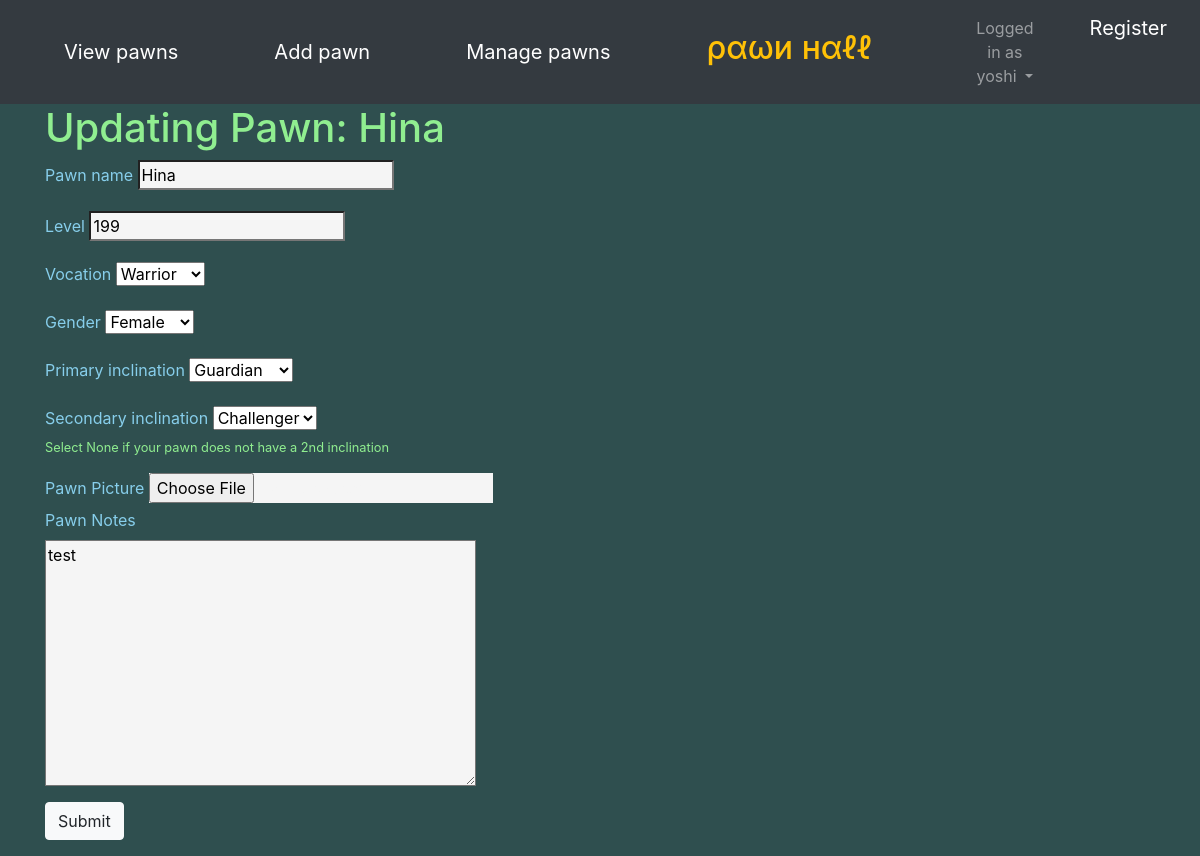
/pawn/1/update/ (signed in), run on the app's committed database.
### pawnlisting/models.py (models this page shows, shortened)
class Pawn(models.Model):
    id = models.AutoField(primary_key=True)
    name = models.CharField(max_length=30)
    vocation = models.CharField(max_length=20, choices=build_choices(vocations))
    level = models.IntegerField()
    gender = models.CharField(max_length=10, choices=build_choices(genders))
    PRIMARY_INCLINATION_CHOICES = build_choices(inclinations)
    SECONDARY_INCLINATION_CHOICES = PRIMARY_INCLINATION_CHOICES[:] + [("None", "None")]
    primary_inclination = models.CharField(max_length=30, choices=PRIMARY_INCLINATION_CHOICES)
    secondary_inclination= models.CharField(max_length=30, choices=SECONDARY_INCLINATION_CHOICES)
    notes = models.TextField(max_length=1000, blank=True)
    picture = models.ImageField(upload_to="pawn_pictures/", null=True, blank=True)
    created_by = models.ForeignKey("auth.User", null=False, on_delete=models.CASCADE)
    last_modified = models.DateTimeField(default=timezone.now)

### pawnlisting/views.py (the view)
# urls.py: path('pawn/<pk>/update/', views.PawnUpdate.as_view(), name="update_pawn"),
class PawnUpdate(AllowIfUserOwnsPawn, UpdateView):
    model = Pawn
    fields = ["name", "level", "vocation", "gender",
        "primary_inclination", "secondary_inclination", "notes", "picture"]

### pawnlisting/views.py (called while the page is built)
    def test_func(self):
        pawn_to_delete = Pawn.objects.get(pk=self.kwargs["pk"])
        return pawn_to_delete.created_by == self.request.user

### pawnlisting/templates/pawnlisting/pawn_form.html (shortened to what this page needs)
{% include "pawnlisting/base.html" %}
{% load static %}
<link rel="stylesheet" href="{% static 'pawnlisting/css/pawn_form.css' %}">
<form method="POST" enctype="multipart/form-data">
    <div class="container">
        {% if object %}
            <h1> Updating Pawn: {{ object.name }} </h1>
        {% else %}
            <h1> Create a Pawn </h1>
        {% endif %}
        <div class="form-group">
            <label>Pawn name</label>
            {{ form.name }}
        </div>
        <div class="form-group">
            <label>Level</label>
            {{ form.level }}
        </div>
        <div class="form-group">
            <label>Vocation</label>
            {{ form.vocation }}
        </div>
        <div class="form-group">
            <label>Gender</label>
            {{ form.gender }}
        </div>
        <div class="form-group">
            <label> Primary inclination</label>
                {{ form.primary_inclination }}
        </div>
        <div class="form-group">
            <label>Secondary inclination</label>
            {{ form.secondary_inclination }}
            <div class="small" id="secondaryInclinationHelp" class="form-text text-muted"> Select None if your pawn does not have a 2nd inclination </div>
        </div>
        <div class="form-group">
            <div>
                <label> Pawn Picture </label>
                {{ form.picture }}
            </div>
            <label for="id_notes">Pawn Notes</label>
            <div>
                {{ form.notes }}
            </div>
        </div>
        <button class="btn btn-light" type="submit"> Submit </button>
    </div>
</form>

### pawnlisting/templates/pawnlisting/base.html (shortened to what this page needs)
{% load static %}
<head>
    <link rel="stylesheet" href="https://maxcdn.bootstrapcdn.com/bootstrap/4.0.0/css/bootstrap.min.css">
    <link rel="stylesheet" href="{% static 'pawnlisting/css/base.css' %}">
</head>
<nav class="navbar navbar-expand-lg navbar-dark bg-dark">
    <div class="navbar-collapse collapse w-100 dual-collapse2 order-1 order-md-0">
        <ul class="navbar-nav ml-auto text-center">
            <a class="navbar-brand nav-item mx-5" href="{% url 'list_pawn' %}"> View pawns </a>
            <a class="navbar-brand nav-item mx-5" href="{% url 'create_pawn' %}"> Add pawn </a>
            <a class="navbar-brand nav-item mx-5" href="{% url 'manage_pawns' %}"> Manage pawns </a>
        </ul>
    </div>
    <h2 class="text-warning navbar-text nav-item mx-5" style="white-space: nowrap;"> ραωи нαℓℓ </h2>
    <div class="navbar-collapse collapse w-100 dual-collapse2 order-2 order-md-2 mx-5">
        <ul class="navbar-nav mr-auto text-center">
            {% if user.is_authenticated %}
                <li class="nav-item dropdown">
                        <a class="nav-link dropdown-toggle" href="#" id="navbarDropdown" role="button"
                                    data-toggle="dropdown" aria-haspopup="true" aria-expanded="false">
                                    Logged in as {{ user.username }}
                        </a>
                </li>
            {% else %}
                <a class="navbar-brand" href="{% url 'login' %}"> Login </a>
            {% endif %}
            <a class="navbar-brand nav-item mx-5" href="{% url 'register' %}"> Register </a>
        </ul>
    </div>
</nav>

### pawnlisting/static/pawnlisting/css/base.css (style rules this page uses)
h1 { color: lightgreen; }
label { color: skyblue }
div { color: whitesmoke; }

### pawnlisting/static/pawnlisting/css/pawn_form.css (style rules this page uses)
input, textarea { background-color: whitesmoke; color: dark; }
div.small { color: lightgreen; }

### data on the page
Pawn: name "Hina", level "199", vocation "Warrior", gender "Female", primary_inclination "Guardian", secondary_inclination "Challenger", notes "test"

### other printed values
{{ user.username }} "yoshi"
